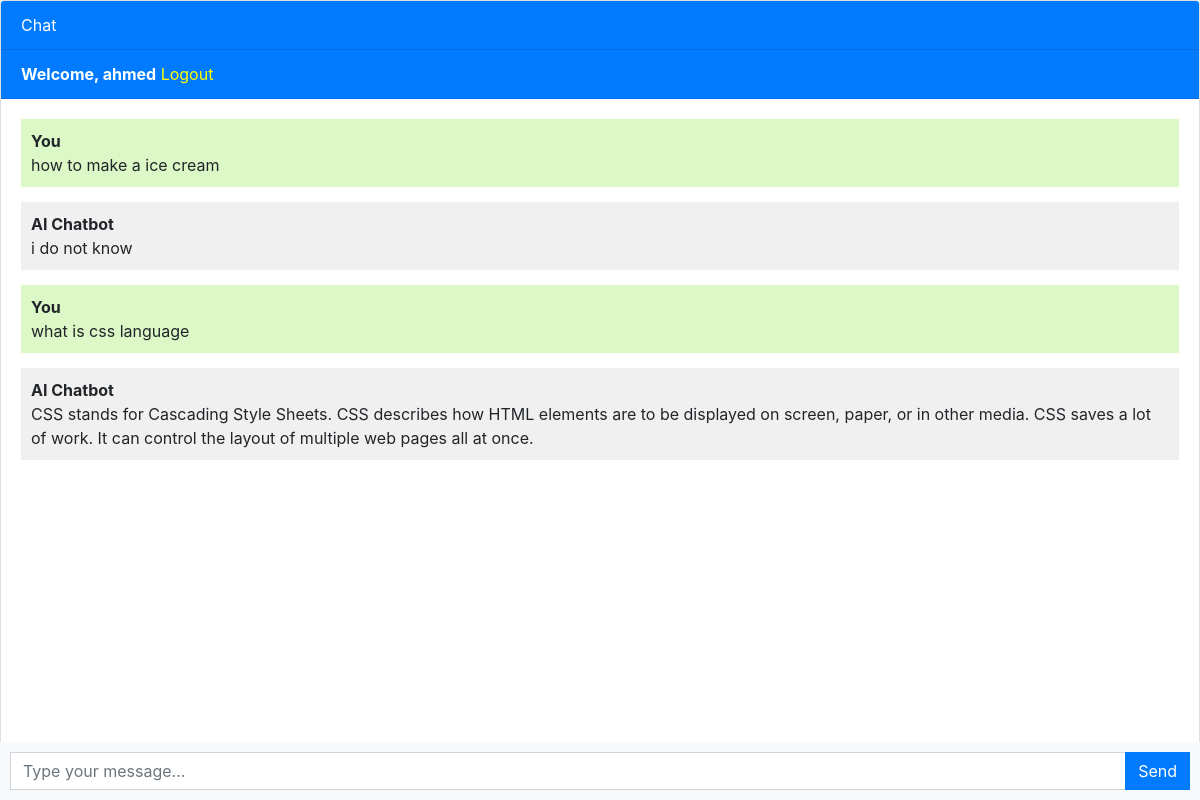
The app's page / (signed in), older data.
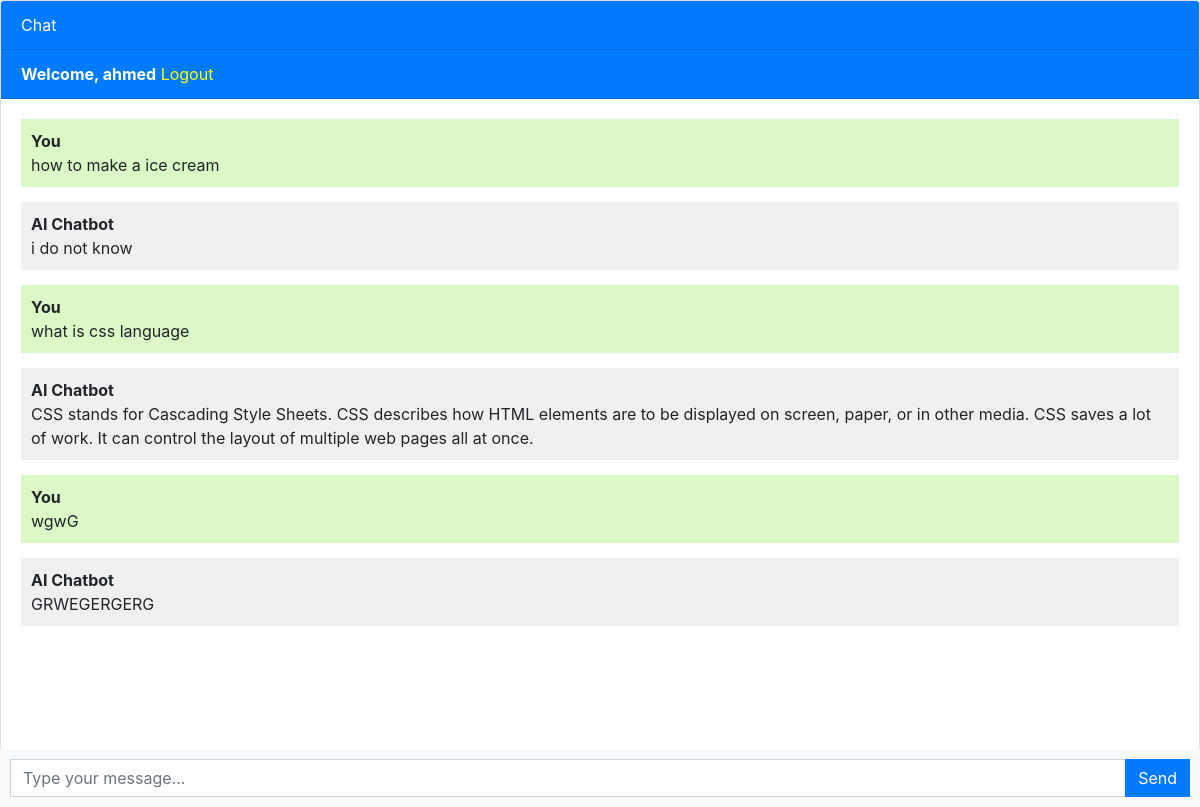
The same page, newer data.
### chatbot/models.py (models this page shows, shortened)
class Chat(models.Model):
    user = models.ForeignKey(User, on_delete=models.CASCADE)
    message = models.TextField()
    response = models.TextField()
    created_at = models.DateTimeField(auto_now_add=True)

### chatbot/views.py (the view)
# urls.py: path('', views.chatbot, name='chatbot'),
def chatbot(request):
    chats = Chat.objects.filter(user=request.user)
    if request.method == 'POST':
        message = request.POST.get('message')
        response = ask_openai(message)
        chat = Chat(user=request.user, message=message, response=response, created_at=timezone.now())
        chat.save()
        return JsonResponse({'message': message, 'response': response})
    return render(request, 'chatbot.html', {'chats': chats})

### templates/chatbot.html (shortened to what this page needs)
{% extends 'base.html' %}
{% block content %}
<div class="chat-container">
  <div class="card flex-grow-1">
    <div class="card-header bg-primary text-white">Chat</div>
    {% if user.is_authenticated %}
    <div class="card-header bg-primary text-white"><b>Welcome, {{user.username}}</b>   <a style="color: yellow;" href="logout">Logout</a></div>
    {% else %}
    <div class="card-header bg-primary text-white"><a style="color: yellow" href="login">Login</a>   <a style="color: yellow;" href="register">Register</a></div>
    {% endif %}
    <div class="card-body messages-box">
      <ul class="list-unstyled messages-list">
        {% for chat in chats %}
          {% if chat.user == request.user %}
            <li class="message sent">
          <div class="message-text">
            <div class="message-sender">
              <b>You</b>
            </div>
            <div class="message-content">
              {{chat.message}}
            </div>
          </div>
        </li>
        <li class="message received">
          <div class="message-text">
            <div class="message-sender">
              <b>AI Chatbot</b>
            </div>
            <div class="message-content">
              {{chat.response}}
            </div>
          </div>
        </li>
          {% endif %}
        {% endfor %}
      </ul>
    </div>
    <br><br>
    <br><br>
    <br><br>
  </div>
  <form class="message-form">
    <div class="input-group">
      <input type="text" class="form-control message-input" placeholder="Type your message...">
      <div class="input-group-append">
        <button type="submit" class="btn btn-primary btn-send">Send</button>
      </div>
    </div>
  </form>
</div>
{% endblock %}

### templates/base.html (shortened to what this page needs)
<!DOCTYPE html>
<html lang="en">
  <head>
    <link rel="stylesheet" href="https://stackpath.bootstrapcdn.com/bootstrap/4.3.1/css/bootstrap.min.css">
  </head>
  <body>
    {% block content %}{% endblock %}
  </body>
</html>

### templates/chatbot.html (style rules this page uses)
body, html { height: 100%; }
.messages-box { flex: 1; overflow-y: auto; }
.messages-list { padding-left: 0; }
.message { margin-bottom: 15px; list-style: none; }
.message-text { padding: 10px; border-radius: 5px; }
.sent { background-color: #dcf8c6; align-self: flex-end; }
.received { background-color: #f1f0f0; align-self: flex-start; }
.message-form { display: flex; position: fixed; bottom: 0; left: 0; right: 0; padding: 10px; background-color: #f8f9fa; }
.message-input { flex: 1; border-radius: 0; border-right: none; }
.btn-send { border-radius: 0; }
.chat-container { height: 100%; display: flex; flex-direction: column; }

Row changes from the older to the newer data that the page shows:
added Chat: message "wgwG", response "GRWEGERGERG"
